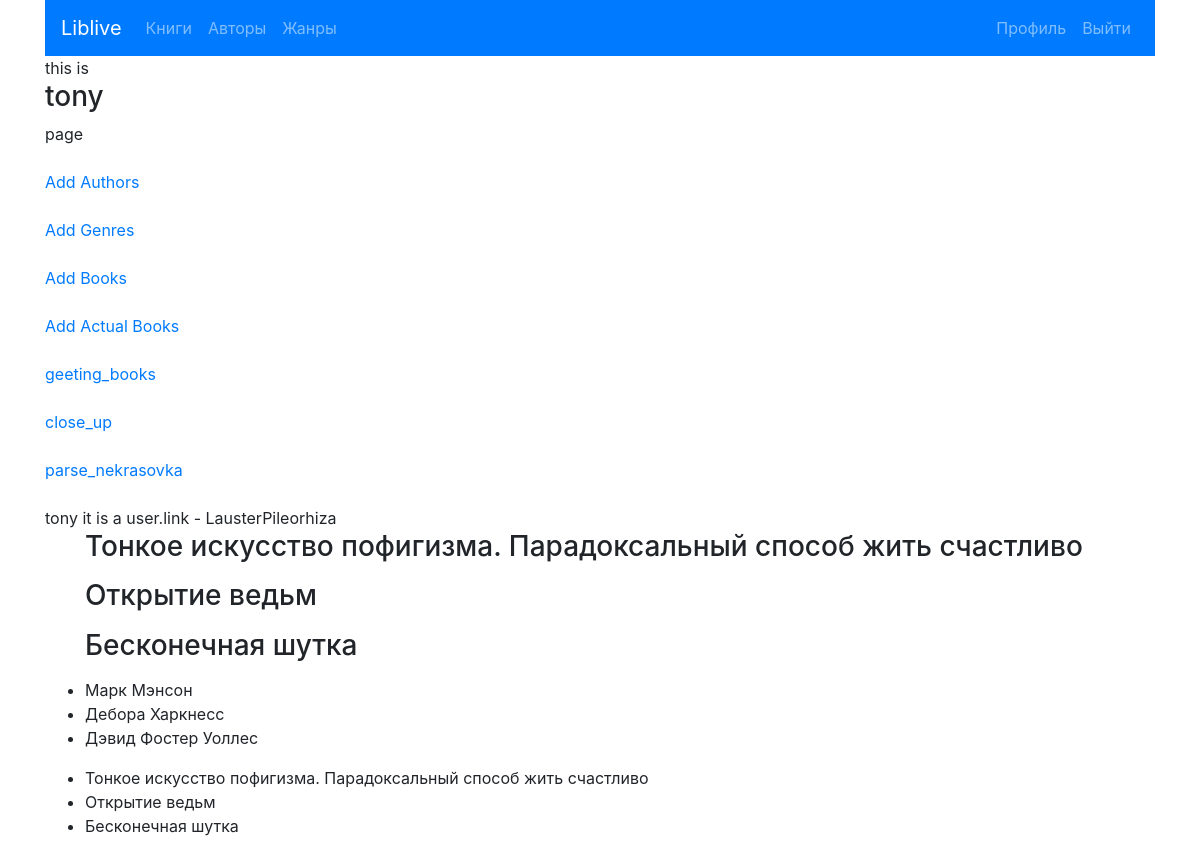
/test/ (signed in), run on an earlier commit of the app's database.
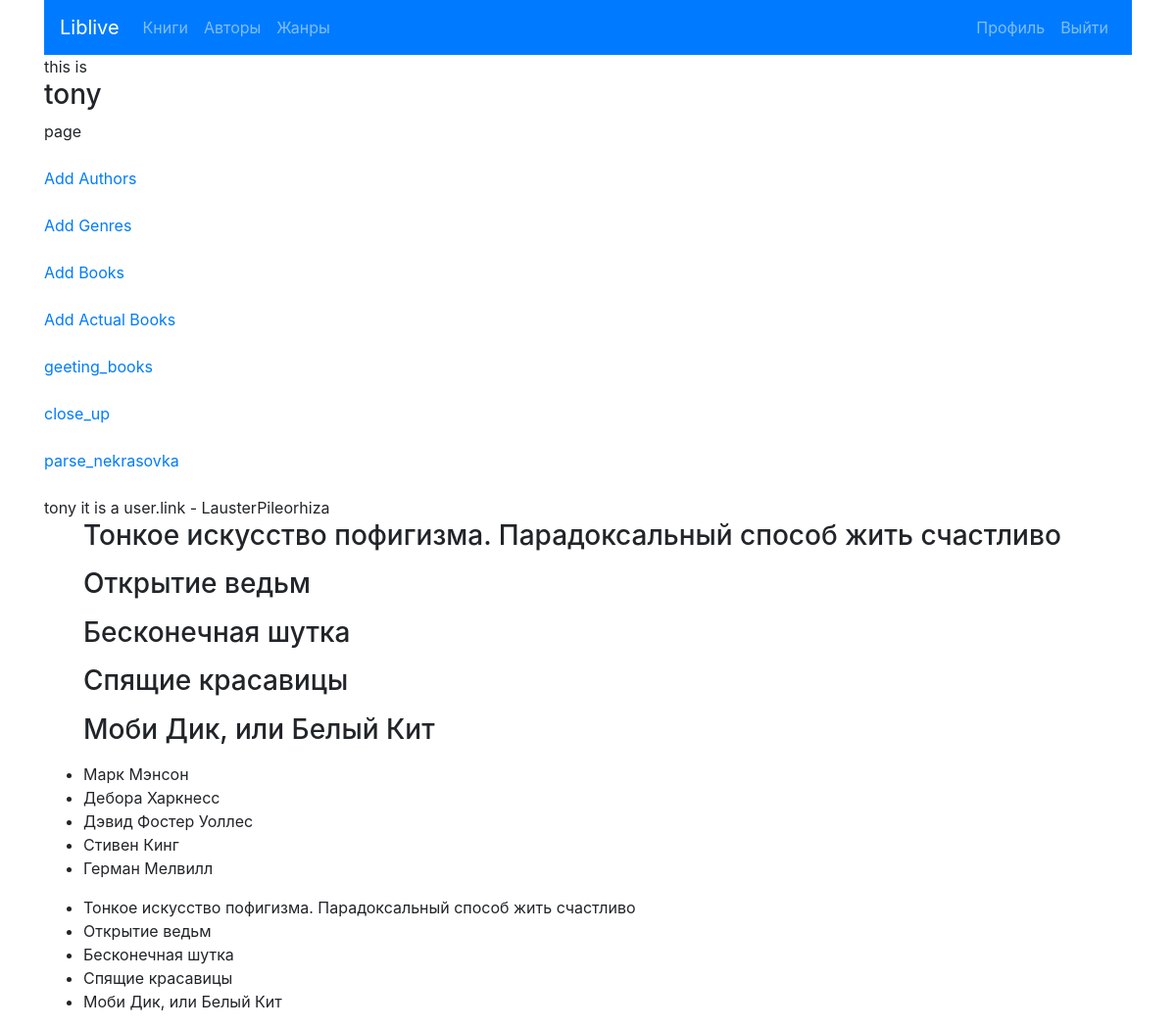
And on a later commit of the database.
### liv/models.py (models this page shows)
class BookFromLivelib(models.Model):
    title = models.CharField(max_length=200)
    author = models.ForeignKey(Author, on_delete=models.CASCADE)
    tags = models.ManyToManyField(Genre)
    cover = models.CharField(max_length=200)
    rating = models.FloatField()
    description = models.TextField()
    key = models.IntegerField()
    user = models.ForeignKey(User, on_delete=models.CASCADE)
    def __str__(self):
        return self.title

class Author(models.Model):
    name = models.CharField(max_length=200)
    def __str__(self):
        return self.name

### liv/views.py (the view)
# urls.py: path('test/', views.MyView, name='test'),
@login_required
def MyView(request):
    context = {
        'model': User
    }
    return render(request, 'liv/test.html', context)

### liv/templates/liv/test.html (shortened to what this page needs)
{% extends 'liv/base.html' %}
{% block content %}
this is <h3>{{user}}</h3> page
<br><br>
<a href="{% url 'liv:addauthors' %}">Add Authors</a>
<br><br>
<a href="{% url 'liv:addgenres' %}">Add Genres</a>
<br><br>
<a href="{% url 'liv:addbooks' %}">Add Books</a>
<br><br>
<a href="{% url 'liv:addactualbooks' %}">Add Actual Books</a>
<br><br>
<a href="{% url 'liv:getting_books' %}">geeting_books</a>
<br><br>
<a href="{% url 'liv:close_up' %}">close_up</a>
<br><br>
<a href="{% url 'liv:parse_nekrasovka' %}">parse_nekrasovka</a>
<br><br>
{{ user.username }}
it is a user.link - {{ user.profile.link }}
{% for book in user.bookfromlivelib_set.all %}
<ul>
    <h3>{{ book }}</h3>
</ul>
{% endfor %}
<ul>
    {% for book in user.bookfromlivelib_set.all %}
    <li>{{ book.author }}</li>
    {% endfor %}
</ul>
<ul>
    {% for book in user.bookfromlivelib_set.all %}
    <li>{{ book.title }}</li>
    {% endfor %}
</ul>
{% endblock %}

What changed in the data, as far as the page shows it:
added BookFromLivelib: title "Спящие красавицы", author "Стивен Кинг"
added BookFromLivelib: title "Моби Дик, или Белый Кит", author "Герман Мелвилл"
